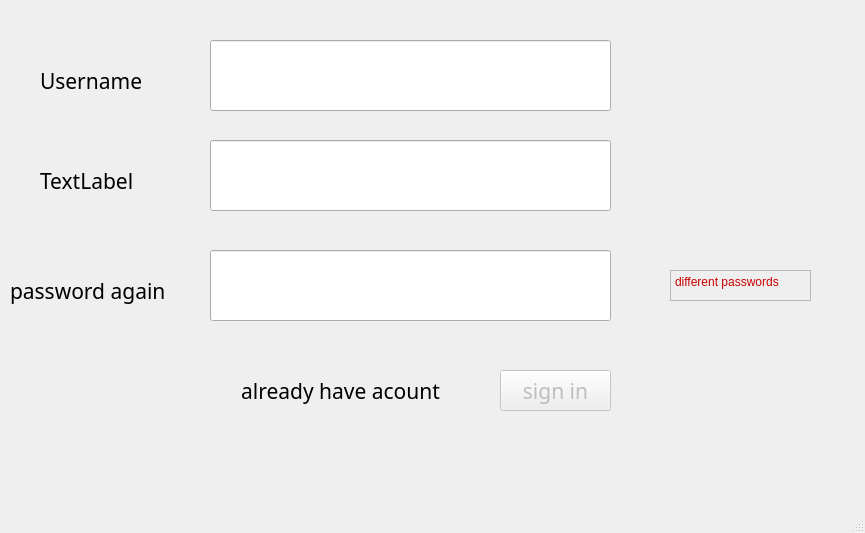
<?xml version="1.0" encoding="UTF-8"?>
<ui version="4.0">
 <class>MainWindow</class>
 <widget class="QMainWindow" name="MainWindow">
  <property name="enabled">
   <bool>true</bool>
  </property>
  <property name="geometry">
   <rect>
    <x>0</x>
    <y>0</y>
    <width>865</width>
    <height>533</height>
   </rect>
  </property>
  <property name="acceptDrops">
   <bool>false</bool>
  </property>
  <property name="windowTitle">
   <string>MainWindow</string>
  </property>
  <widget class="QWidget" name="centralwidget">
   <widget class="QLineEdit" name="username_lineedit">
    <property name="geometry">
     <rect>
      <x>210</x>
      <y>40</y>
      <width>401</width>
      <height>71</height>
     </rect>
    </property>
   </widget>
   <widget class="QLineEdit" name="password_lineedit">
    <property name="geometry">
     <rect>
      <x>210</x>
      <y>140</y>
      <width>401</width>
      <height>71</height>
     </rect>
    </property>
   </widget>
   <widget class="QLineEdit" name="password_2_lineedit">
    <property name="geometry">
     <rect>
      <x>210</x>
      <y>250</y>
      <width>401</width>
      <height>71</height>
     </rect>
    </property>
   </widget>
   <widget class="QLabel" name="label">
    <property name="geometry">
     <rect>
      <x>40</x>
      <y>50</y>
      <width>141</width>
      <height>61</height>
     </rect>
    </property>
    <property name="font">
     <font>
      <family>Berlin Sans FB Demi</family>
      <pointsize>16</pointsize>
     </font>
    </property>
    <property name="text">
     <string>Username</string>
    </property>
   </widget>
   <widget class="QLabel" name="label_2">
    <property name="geometry">
     <rect>
      <x>40</x>
      <y>150</y>
      <width>151</width>
      <height>61</height>
     </rect>
    </property>
    <property name="font">
     <font>
      <family>Berlin Sans FB Demi</family>
      <pointsize>16</pointsize>
     </font>
    </property>
    <property name="text">
     <string>TextLabel</string>
    </property>
   </widget>
   <widget class="QLabel" name="label_3">
    <property name="geometry">
     <rect>
      <x>10</x>
      <y>260</y>
      <width>191</width>
      <height>61</height>
     </rect>
    </property>
    <property name="font">
     <font>
      <family>Berlin Sans FB Demi</family>
      <pointsize>16</pointsize>
     </font>
    </property>
    <property name="text">
     <string>password again</string>
    </property>
   </widget>
   <widget class="QPushButton" name="alreadyhaveacount">
    <property name="geometry">
     <rect>
      <x>210</x>
      <y>370</y>
      <width>261</width>
      <height>41</height>
     </rect>
    </property>
    <property name="font">
     <font>
      <family>Berlin Sans FB Demi</family>
      <pointsize>16</pointsize>
     </font>
    </property>
    <property name="text">
     <string>already have acount</string>
    </property>
    <property name="flat">
     <bool>true</bool>
    </property>
   </widget>
   <widget class="QPushButton" name="sign_in_button">
    <property name="enabled">
     <bool>false</bool>
    </property>
    <property name="geometry">
     <rect>
      <x>500</x>
      <y>370</y>
      <width>111</width>
      <height>41</height>
     </rect>
    </property>
    <property name="font">
     <font>
      <family>Berlin Sans FB Demi</family>
      <pointsize>16</pointsize>
     </font>
    </property>
    <property name="text">
     <string>sign in</string>
    </property>
   </widget>
   <widget class="QTextBrowser" name="textBrowser">
    <property name="enabled">
     <bool>false</bool>
    </property>
    <property name="geometry">
     <rect>
      <x>670</x>
      <y>270</y>
      <width>141</width>
      <height>31</height>
     </rect>
    </property>
    <property name="autoFormatting">
     <set>QTextEdit::AutoNone</set>
    </property>
    <property name="html">
     <string>&lt;!DOCTYPE HTML PUBLIC &quot;-//W3C//DTD HTML 4.0//EN&quot; &quot;http://www.w3.org/TR/REC-html40/strict.dtd&quot;&gt;
&lt;html&gt;&lt;head&gt;&lt;meta name=&quot;qrichtext&quot; content=&quot;1&quot; /&gt;&lt;meta charset=&quot;utf-8&quot; /&gt;&lt;style type=&quot;text/css&quot;&gt;
p, li { white-space: pre-wrap; }
&lt;/style&gt;&lt;/head&gt;&lt;body style=&quot; font-family:'Segoe UI'; font-size:9pt; font-weight:400; font-style:normal;&quot;&gt;
&lt;p style=&quot; margin-top:0px; margin-bottom:0px; margin-left:0px; margin-right:0px; -qt-block-indent:0; text-indent:0px;&quot;&gt;&lt;span style=&quot; color:#ca0000;&quot;&gt;different passwords&lt;/span&gt;&lt;/p&gt;&lt;/body&gt;&lt;/html&gt;</string>
    </property>
   </widget>
  </widget>
  <widget class="QMenuBar" name="menubar">
   <property name="geometry">
    <rect>
     <x>0</x>
     <y>0</y>
     <width>865</width>
     <height>26</height>
    </rect>
   </property>
  </widget>
  <widget class="QStatusBar" name="statusbar"/>
 </widget>
 <resources/>
 <connections/>
</ui>
